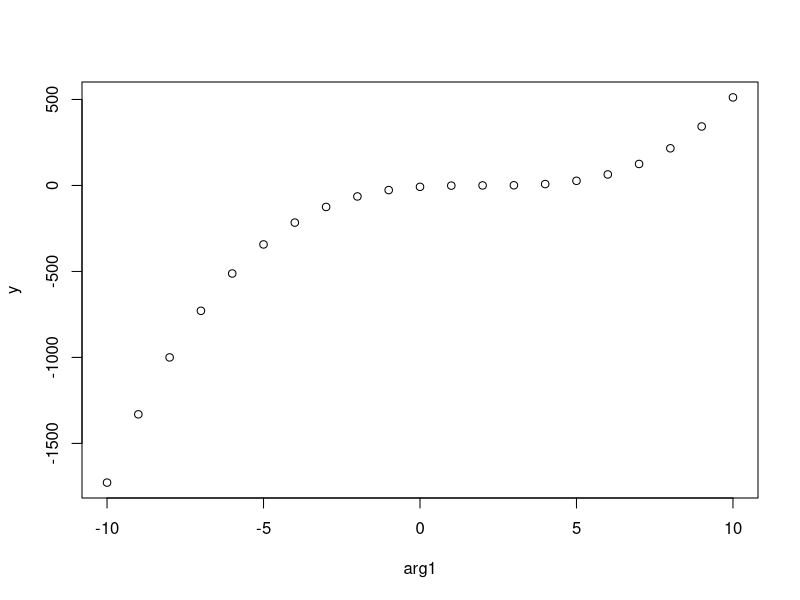

Reproduce this figure in R.
funName <- function(arg1, arg2, arg3 = 3, arg4 = T){
    y <- (arg1 - arg2) ^ arg3
    if(arg4) {
      plot(arg1, y)
    }
    return(y)
}

out <- funName(-10:10,2)
out
